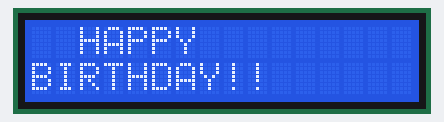
Bench run of a sketch on a simulated Arduino Uno, built with avr-gcc and run on an emulated ATmega328P. On the bench: 16×2 character LCD.

Above: at 0.1 s.
At 2.2 s:
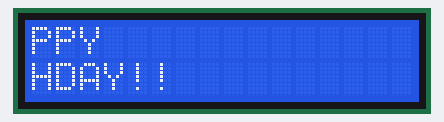
At 4.3 s:
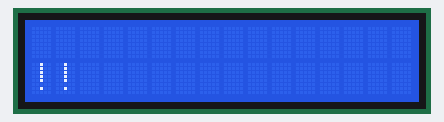
At 13.0 s:
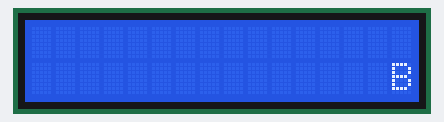
At 19.8 s:
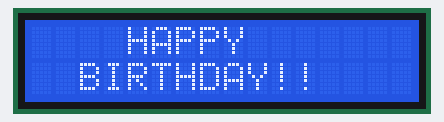
At 39.4 s:
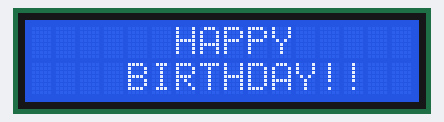

Measured:
- what the display in image 1 shows lasts 0.6 s, from 2.1 s to 2.7 s

The sketch:

LCD_HappyBirthday.ino
```cpp
#include <Wire.h>
#include <LiquidCrystal_I2C.h>
LiquidCrystal_I2C lcd(0x27, 16, 2);

void setup() {
  lcd.begin(16,2);
  lcd.backlight();
}


void loop() {
  lcd.setCursor(3,0);
  lcd.print("HAPPY");
  lcd.setCursor(1,1);
  lcd.print("BIRTHDAY!!");
  lcd.scrollDisplayLeft();
  delay(500);

}
```
